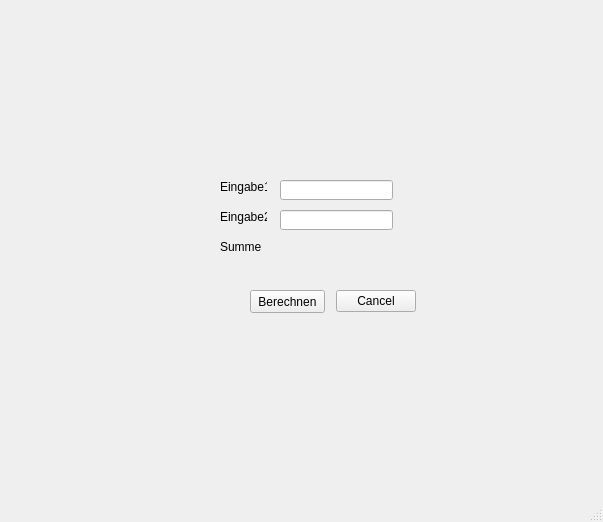
<?xml version="1.0" encoding="UTF-8"?>
<ui version="4.0">
 <class>Taschenrechner</class>
 <widget class="QMainWindow" name="Taschenrechner">
  <property name="geometry">
   <rect>
    <x>0</x>
    <y>0</y>
    <width>603</width>
    <height>522</height>
   </rect>
  </property>
  <property name="maximumSize">
   <size>
    <width>603</width>
    <height>522</height>
   </size>
  </property>
  <property name="windowTitle">
   <string>Taschenrechner</string>
  </property>
  <property name="autoFillBackground">
   <bool>true</bool>
  </property>
  <property name="tabShape">
   <enum>QTabWidget::Rounded</enum>
  </property>
  <widget class="QWidget" name="centralwidget">
   <widget class="QLabel" name="LabelEingabe1">
    <property name="geometry">
     <rect>
      <x>220</x>
      <y>180</y>
      <width>47</width>
      <height>14</height>
     </rect>
    </property>
    <property name="text">
     <string>Eingabe1</string>
    </property>
   </widget>
   <widget class="QLabel" name="LabelEingabe2">
    <property name="geometry">
     <rect>
      <x>220</x>
      <y>210</y>
      <width>47</width>
      <height>14</height>
     </rect>
    </property>
    <property name="text">
     <string>Eingabe2</string>
    </property>
   </widget>
   <widget class="QLabel" name="LabelSumme">
    <property name="geometry">
     <rect>
      <x>220</x>
      <y>240</y>
      <width>50</width>
      <height>14</height>
     </rect>
    </property>
    <property name="text">
     <string>Summe</string>
    </property>
   </widget>
   <widget class="QLineEdit" name="Eingabe1">
    <property name="geometry">
     <rect>
      <x>280</x>
      <y>180</y>
      <width>113</width>
      <height>20</height>
     </rect>
    </property>
   </widget>
   <widget class="QLineEdit" name="Eingabe2">
    <property name="geometry">
     <rect>
      <x>280</x>
      <y>210</y>
      <width>113</width>
      <height>20</height>
     </rect>
    </property>
   </widget>
   <widget class="QDialogButtonBox" name="buttonBox">
    <property name="enabled">
     <bool>true</bool>
    </property>
    <property name="geometry">
     <rect>
      <x>260</x>
      <y>290</y>
      <width>156</width>
      <height>23</height>
     </rect>
    </property>
    <property name="autoFillBackground">
     <bool>false</bool>
    </property>
    <property name="standardButtons">
     <set>QDialogButtonBox::Cancel</set>
    </property>
    <property name="centerButtons">
     <bool>false</bool>
    </property>
   </widget>
   <widget class="QLabel" name="LabelErgebnis">
    <property name="geometry">
     <rect>
      <x>280</x>
      <y>240</y>
      <width>47</width>
      <height>14</height>
     </rect>
    </property>
    <property name="text">
     <string/>
    </property>
   </widget>
   <widget class="QPushButton" name="pushButton">
    <property name="geometry">
     <rect>
      <x>250</x>
      <y>290</y>
      <width>75</width>
      <height>23</height>
     </rect>
    </property>
    <property name="text">
     <string>Berechnen</string>
    </property>
   </widget>
  </widget>
  <widget class="QMenuBar" name="menubar">
   <property name="geometry">
    <rect>
     <x>0</x>
     <y>0</y>
     <width>603</width>
     <height>22</height>
    </rect>
   </property>
  </widget>
  <widget class="QStatusBar" name="statusbar"/>
 </widget>
 <resources/>
 <connections>
  <connection>
   <sender>buttonBox</sender>
   <signal>rejected()</signal>
   <receiver>Taschenrechner</receiver>
   <slot>close()</slot>
   <hints>
    <hint type="sourcelabel">
     <x>327</x>
     <y>323</y>
    </hint>
    <hint type="destinationlabel">
     <x>301</x>
     <y>260</y>
    </hint>
   </hints>
  </connection>
 </connections>
</ui>
